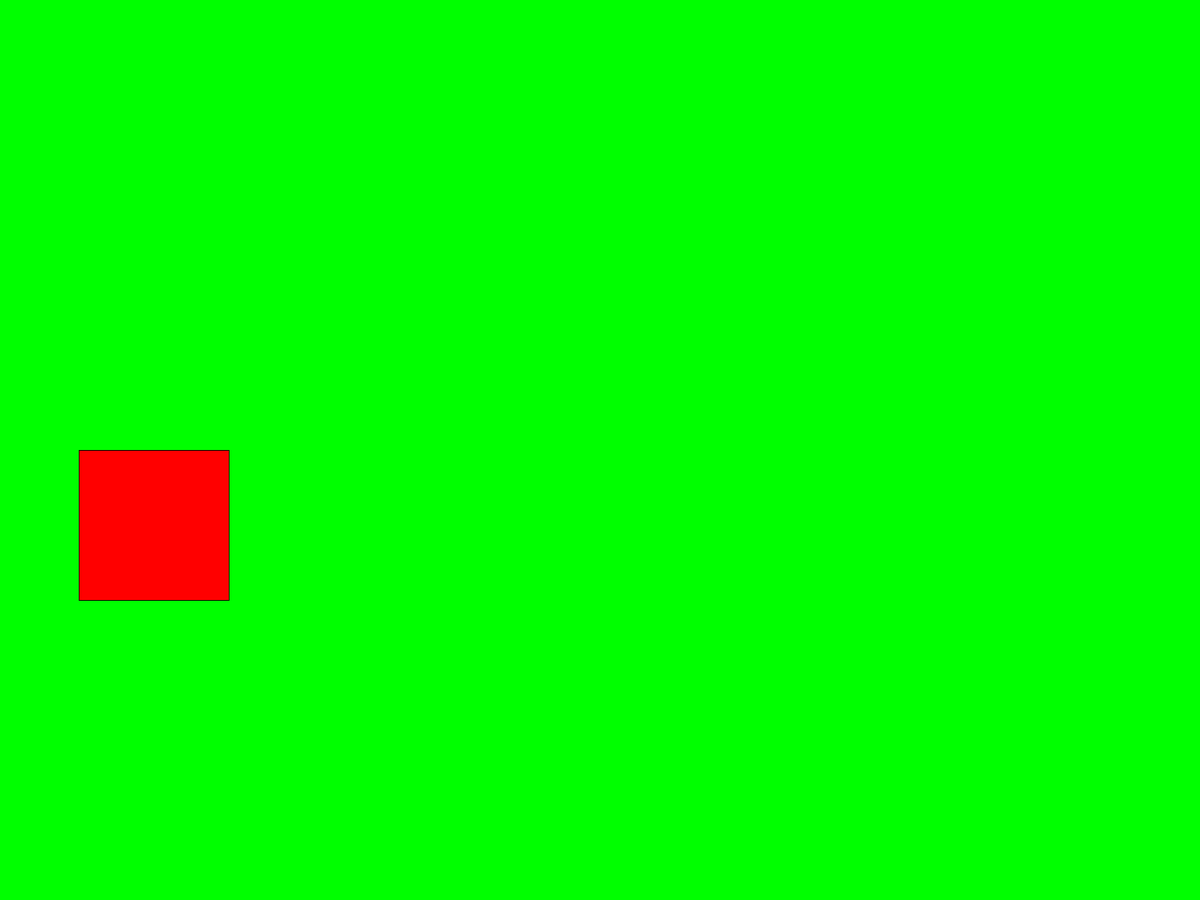
Frame 1 (no input)
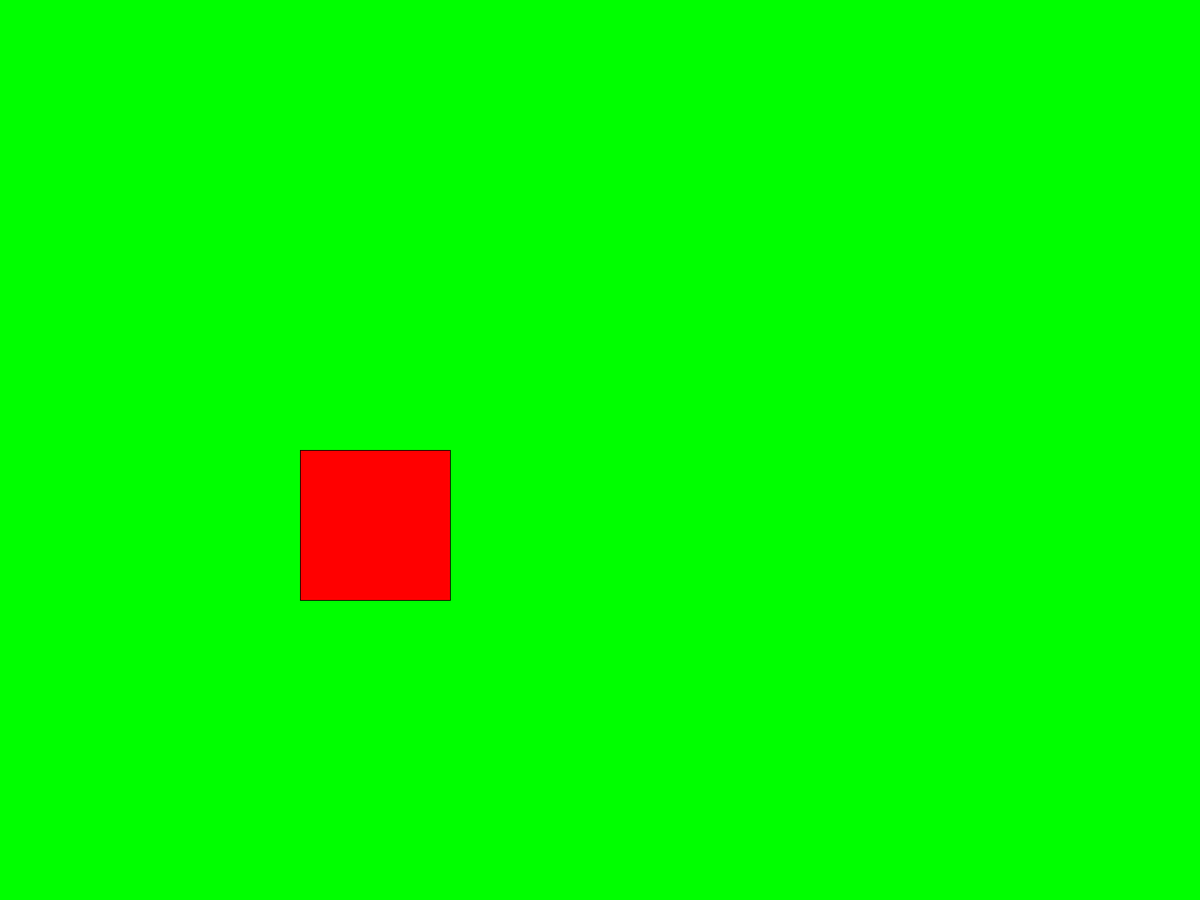
Frame 60 (the mouse pressed at the canvas centre just before this capture)
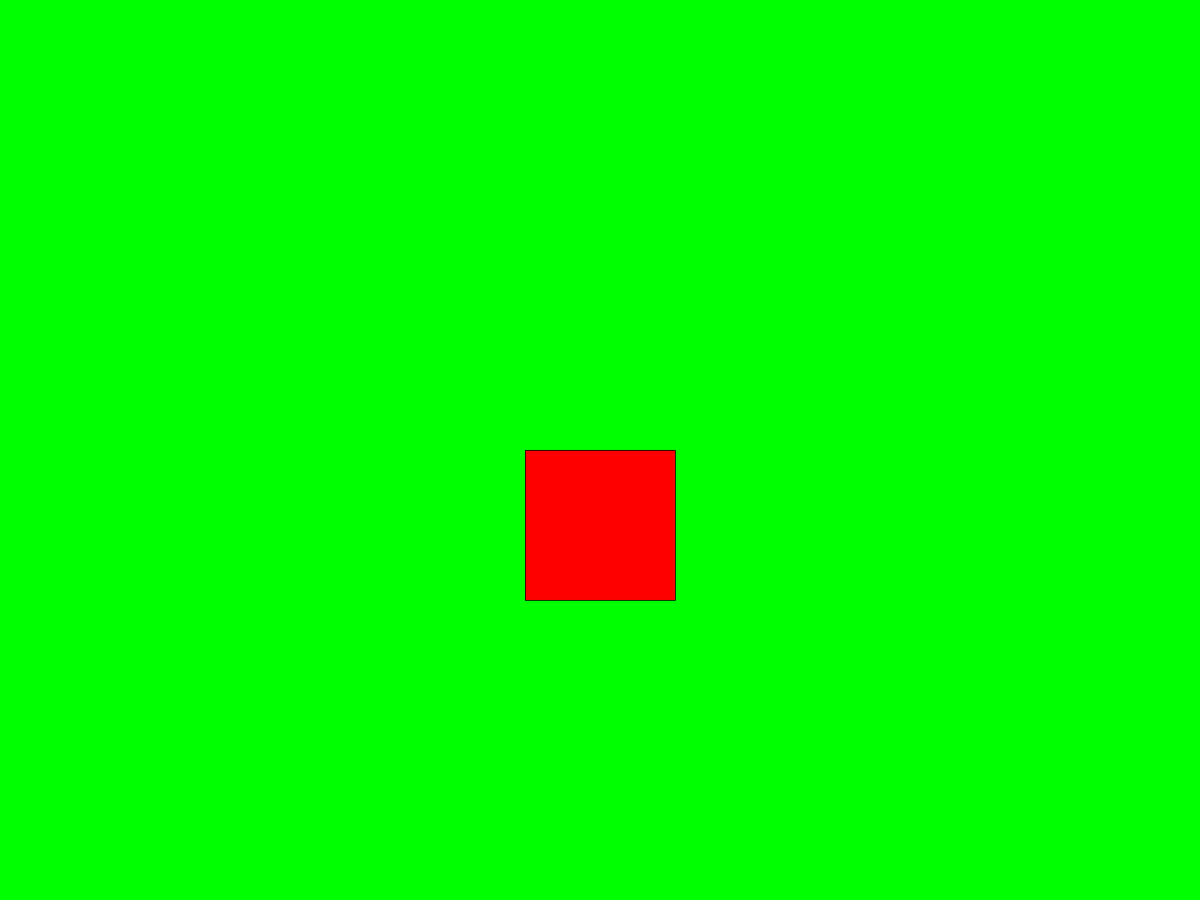
Frame 120 (the mouse held since frame 60 and released just before this capture)

The Processing sketch that drew these frames (run headless with seeded random() and noise(); from frame 60 on, the mouse is pressed at the canvas centre):

// Processing sketch: antman
// ── antman.pde
int antman;
int wasp;


void setup() {

  fullScreen();
  antman=100;
  wasp=-150;
}
void draw() {
  background(0, 255, 0);

  if (antman>=width/2) {
    background(0, 0, 0);
    fill(#0ADBE9);
    rect(wasp, height/2, 200, 200);
  } else {
    antman=antman+5;
    wasp=wasp+5;
  }

  fill(#FF0000);
  rect(antman, height/2, 200, 200);
}
